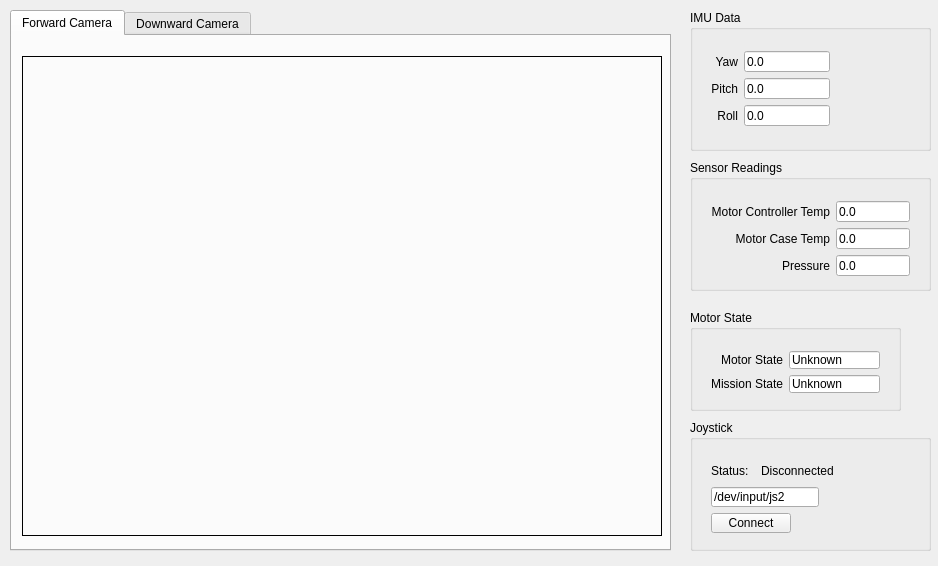
<?xml version="1.0" encoding="UTF-8"?>
<ui version="4.0">
 <class>SubConsole</class>
 <widget class="QMainWindow" name="SubConsole">
  <property name="enabled">
   <bool>true</bool>
  </property>
  <property name="geometry">
   <rect>
    <x>0</x>
    <y>0</y>
    <width>938</width>
    <height>566</height>
   </rect>
  </property>
  <property name="windowTitle">
   <string>SubConsole</string>
  </property>
  <widget class="QWidget" name="centralWidget">
   <widget class="QGroupBox" name="groupBox">
    <property name="geometry">
     <rect>
      <x>690</x>
      <y>420</y>
      <width>241</width>
      <height>131</height>
     </rect>
    </property>
    <property name="title">
     <string>Joystick</string>
    </property>
    <widget class="QWidget" name="layoutWidget">
     <property name="geometry">
      <rect>
       <x>10</x>
       <y>30</y>
       <width>171</width>
       <height>94</height>
      </rect>
     </property>
     <layout class="QVBoxLayout" name="verticalLayout">
      <item>
       <layout class="QHBoxLayout" name="horizontalLayout">
        <item>
         <widget class="QLabel" name="label">
          <property name="text">
           <string>Status:  </string>
          </property>
          <property name="alignment">
           <set>Qt::AlignLeading|Qt::AlignLeft|Qt::AlignVCenter</set>
          </property>
         </widget>
        </item>
        <item>
         <widget class="QLabel" name="joystickStatusLabel">
          <property name="text">
           <string>Disconnected</string>
          </property>
         </widget>
        </item>
        <item>
         <spacer name="horizontalSpacer">
          <property name="orientation">
           <enum>Qt::Horizontal</enum>
          </property>
          <property name="sizeHint" stdset="0">
           <size>
            <width>40</width>
            <height>20</height>
           </size>
          </property>
         </spacer>
        </item>
       </layout>
      </item>
      <item>
       <layout class="QHBoxLayout" name="horizontalLayout_2">
        <item>
         <widget class="QLineEdit" name="devLineEdit">
          <property name="text">
           <string>/dev/input/js2</string>
          </property>
         </widget>
        </item>
        <item>
         <spacer name="horizontalSpacer_2">
          <property name="orientation">
           <enum>Qt::Horizontal</enum>
          </property>
          <property name="sizeHint" stdset="0">
           <size>
            <width>40</width>
            <height>20</height>
           </size>
          </property>
         </spacer>
        </item>
       </layout>
      </item>
      <item>
       <layout class="QHBoxLayout" name="horizontalLayout_6">
        <item>
         <widget class="QPushButton" name="connectButton">
          <property name="text">
           <string>Connect</string>
          </property>
         </widget>
        </item>
        <item>
         <spacer name="horizontalSpacer_3">
          <property name="orientation">
           <enum>Qt::Horizontal</enum>
          </property>
          <property name="sizeHint" stdset="0">
           <size>
            <width>40</width>
            <height>20</height>
           </size>
          </property>
         </spacer>
        </item>
       </layout>
      </item>
     </layout>
    </widget>
   </widget>
   <widget class="QGroupBox" name="groupBox_2">
    <property name="geometry">
     <rect>
      <x>690</x>
      <y>10</y>
      <width>241</width>
      <height>141</height>
     </rect>
    </property>
    <property name="title">
     <string>IMU Data</string>
    </property>
    <widget class="QWidget" name="layoutWidget">
     <property name="geometry">
      <rect>
       <x>10</x>
       <y>30</y>
       <width>141</width>
       <height>97</height>
      </rect>
     </property>
     <layout class="QHBoxLayout" name="horizontalLayout_3">
      <item>
       <layout class="QVBoxLayout" name="verticalLayout_3">
        <item>
         <widget class="QLabel" name="label_2">
          <property name="text">
           <string>Yaw</string>
          </property>
          <property name="alignment">
           <set>Qt::AlignRight|Qt::AlignTrailing|Qt::AlignVCenter</set>
          </property>
         </widget>
        </item>
        <item>
         <widget class="QLabel" name="label_4">
          <property name="text">
           <string>Pitch</string>
          </property>
          <property name="alignment">
           <set>Qt::AlignRight|Qt::AlignTrailing|Qt::AlignVCenter</set>
          </property>
         </widget>
        </item>
        <item>
         <widget class="QLabel" name="label_3">
          <property name="text">
           <string>Roll</string>
          </property>
          <property name="alignment">
           <set>Qt::AlignRight|Qt::AlignTrailing|Qt::AlignVCenter</set>
          </property>
         </widget>
        </item>
       </layout>
      </item>
      <item>
       <layout class="QVBoxLayout" name="verticalLayout_2">
        <item>
         <widget class="QLineEdit" name="yawLineEdit">
          <property name="enabled">
           <bool>true</bool>
          </property>
          <property name="text">
           <string>0.0</string>
          </property>
         </widget>
        </item>
        <item>
         <widget class="QLineEdit" name="pitchLineEdit">
          <property name="text">
           <string>0.0</string>
          </property>
         </widget>
        </item>
        <item>
         <widget class="QLineEdit" name="rollLineEdit">
          <property name="text">
           <string>0.0</string>
          </property>
         </widget>
        </item>
       </layout>
      </item>
     </layout>
    </widget>
   </widget>
   <widget class="QGroupBox" name="groupBox_3">
    <property name="geometry">
     <rect>
      <x>690</x>
      <y>160</y>
      <width>241</width>
      <height>131</height>
     </rect>
    </property>
    <property name="title">
     <string>Sensor Readings</string>
    </property>
    <widget class="QWidget" name="layoutWidget">
     <property name="geometry">
      <rect>
       <x>10</x>
       <y>30</y>
       <width>221</width>
       <height>97</height>
      </rect>
     </property>
     <layout class="QHBoxLayout" name="horizontalLayout_4">
      <item>
       <layout class="QVBoxLayout" name="verticalLayout_5">
        <item>
         <widget class="QLabel" name="label_5">
          <property name="text">
           <string>Motor Controller Temp</string>
          </property>
          <property name="alignment">
           <set>Qt::AlignRight|Qt::AlignTrailing|Qt::AlignVCenter</set>
          </property>
         </widget>
        </item>
        <item>
         <widget class="QLabel" name="label_6">
          <property name="text">
           <string>Motor Case Temp</string>
          </property>
          <property name="alignment">
           <set>Qt::AlignRight|Qt::AlignTrailing|Qt::AlignVCenter</set>
          </property>
         </widget>
        </item>
        <item>
         <widget class="QLabel" name="label_9">
          <property name="text">
           <string>Pressure</string>
          </property>
          <property name="alignment">
           <set>Qt::AlignRight|Qt::AlignTrailing|Qt::AlignVCenter</set>
          </property>
         </widget>
        </item>
       </layout>
      </item>
      <item>
       <layout class="QVBoxLayout" name="verticalLayout_4">
        <item>
         <widget class="QLineEdit" name="motorControllerTempLineEdit">
          <property name="enabled">
           <bool>true</bool>
          </property>
          <property name="text">
           <string>0.0</string>
          </property>
         </widget>
        </item>
        <item>
         <widget class="QLineEdit" name="motorCaseTempLineEdit">
          <property name="text">
           <string>0.0</string>
          </property>
         </widget>
        </item>
        <item>
         <widget class="QLineEdit" name="pressureLineEdit">
          <property name="text">
           <string>0.0</string>
          </property>
         </widget>
        </item>
       </layout>
      </item>
     </layout>
    </widget>
   </widget>
   <widget class="QGroupBox" name="groupBox_4">
    <property name="geometry">
     <rect>
      <x>690</x>
      <y>310</y>
      <width>211</width>
      <height>101</height>
     </rect>
    </property>
    <property name="title">
     <string>Motor State</string>
    </property>
    <widget class="QWidget" name="">
     <property name="geometry">
      <rect>
       <x>10</x>
       <y>30</y>
       <width>191</width>
       <height>64</height>
      </rect>
     </property>
     <layout class="QHBoxLayout" name="horizontalLayout_5">
      <item>
       <layout class="QVBoxLayout" name="verticalLayout_7">
        <item>
         <widget class="QLabel" name="label_7">
          <property name="text">
           <string>Motor State</string>
          </property>
          <property name="alignment">
           <set>Qt::AlignRight|Qt::AlignTrailing|Qt::AlignVCenter</set>
          </property>
         </widget>
        </item>
        <item>
         <widget class="QLabel" name="label_8">
          <property name="text">
           <string>Mission State</string>
          </property>
          <property name="alignment">
           <set>Qt::AlignRight|Qt::AlignTrailing|Qt::AlignVCenter</set>
          </property>
         </widget>
        </item>
       </layout>
      </item>
      <item>
       <layout class="QVBoxLayout" name="verticalLayout_6">
        <item>
         <widget class="QLineEdit" name="motorStateLineEdit">
          <property name="enabled">
           <bool>true</bool>
          </property>
          <property name="text">
           <string>Unknown</string>
          </property>
         </widget>
        </item>
        <item>
         <widget class="QLineEdit" name="missionStateLineEdit">
          <property name="enabled">
           <bool>true</bool>
          </property>
          <property name="text">
           <string>Unknown</string>
          </property>
         </widget>
        </item>
       </layout>
      </item>
     </layout>
    </widget>
   </widget>
   <widget class="QTabWidget" name="tabWidget">
    <property name="geometry">
     <rect>
      <x>10</x>
      <y>10</y>
      <width>661</width>
      <height>541</height>
     </rect>
    </property>
    <property name="currentIndex">
     <number>0</number>
    </property>
    <widget class="QWidget" name="tab">
     <attribute name="title">
      <string>Forward Camera</string>
     </attribute>
     <widget class="QLabel" name="forwardCameraImage">
      <property name="geometry">
       <rect>
        <x>10</x>
        <y>20</y>
        <width>640</width>
        <height>480</height>
       </rect>
      </property>
      <property name="sizePolicy">
       <sizepolicy hsizetype="Fixed" vsizetype="Fixed">
        <horstretch>0</horstretch>
        <verstretch>0</verstretch>
       </sizepolicy>
      </property>
      <property name="frameShape">
       <enum>QFrame::Box</enum>
      </property>
      <property name="frameShadow">
       <enum>QFrame::Plain</enum>
      </property>
      <property name="text">
       <string/>
      </property>
     </widget>
    </widget>
    <widget class="QWidget" name="tab_2">
     <attribute name="title">
      <string>Downward Camera</string>
     </attribute>
     <widget class="QLabel" name="downwardCameraImage">
      <property name="geometry">
       <rect>
        <x>10</x>
        <y>20</y>
        <width>640</width>
        <height>480</height>
       </rect>
      </property>
      <property name="sizePolicy">
       <sizepolicy hsizetype="Fixed" vsizetype="Fixed">
        <horstretch>0</horstretch>
        <verstretch>0</verstretch>
       </sizepolicy>
      </property>
      <property name="frameShape">
       <enum>QFrame::Box</enum>
      </property>
      <property name="frameShadow">
       <enum>QFrame::Plain</enum>
      </property>
      <property name="text">
       <string/>
      </property>
     </widget>
    </widget>
   </widget>
  </widget>
 </widget>
 <layoutdefault spacing="6" margin="11"/>
 <resources/>
 <connections/>
</ui>
